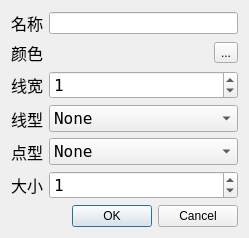
<?xml version="1.0" encoding="UTF-8"?>
<ui version="4.0">
 <class>SetCurve</class>
 <widget class="QDialog" name="SetCurve">
  <property name="geometry">
   <rect>
    <x>0</x>
    <y>0</y>
    <width>213</width>
    <height>207</height>
   </rect>
  </property>
  <property name="windowTitle">
   <string>Dialog</string>
  </property>
  <layout class="QGridLayout" name="gridLayout_2">
   <item row="0" column="0">
    <layout class="QGridLayout" name="gridLayout">
     <item row="0" column="0">
      <widget class="QLabel" name="label_6">
       <property name="font">
        <font>
         <family>DejaVu Sans Mono</family>
         <pointsize>12</pointsize>
        </font>
       </property>
       <property name="text">
        <string>名称</string>
       </property>
      </widget>
     </item>
     <item row="0" column="1">
      <widget class="QLineEdit" name="le_curveName"/>
     </item>
     <item row="1" column="0">
      <widget class="QLabel" name="label_3">
       <property name="font">
        <font>
         <family>DejaVu Sans Mono</family>
         <pointsize>12</pointsize>
        </font>
       </property>
       <property name="text">
        <string>颜色</string>
       </property>
      </widget>
     </item>
     <item row="1" column="1">
      <layout class="QHBoxLayout" name="horizontalLayout">
       <item>
        <widget class="QLabel" name="lb_color">
         <property name="font">
          <font>
           <family>DejaVu Sans Mono</family>
           <pointsize>12</pointsize>
          </font>
         </property>
         <property name="autoFillBackground">
          <bool>true</bool>
         </property>
         <property name="text">
          <string/>
         </property>
        </widget>
       </item>
       <item>
        <widget class="QToolButton" name="pb_setColor">
         <property name="text">
          <string>...</string>
         </property>
        </widget>
       </item>
      </layout>
     </item>
     <item row="2" column="0">
      <widget class="QLabel" name="label_5">
       <property name="font">
        <font>
         <family>DejaVu Sans Mono</family>
         <pointsize>12</pointsize>
        </font>
       </property>
       <property name="text">
        <string>线宽</string>
       </property>
      </widget>
     </item>
     <item row="2" column="1">
      <widget class="QSpinBox" name="spinBox_width">
       <property name="font">
        <font>
         <family>DejaVu Sans Mono</family>
         <pointsize>12</pointsize>
        </font>
       </property>
       <property name="value">
        <number>1</number>
       </property>
      </widget>
     </item>
     <item row="3" column="0">
      <widget class="QLabel" name="label_2">
       <property name="font">
        <font>
         <family>DejaVu Sans Mono</family>
         <pointsize>12</pointsize>
        </font>
       </property>
       <property name="text">
        <string>线型</string>
       </property>
      </widget>
     </item>
     <item row="3" column="1">
      <widget class="QComboBox" name="cbx_linestyle">
       <property name="font">
        <font>
         <family>DejaVu Sans Mono</family>
         <pointsize>12</pointsize>
        </font>
       </property>
       <item>
        <property name="text">
         <string>None</string>
        </property>
       </item>
       <item>
        <property name="text">
         <string>Line</string>
        </property>
       </item>
       <item>
        <property name="text">
         <string>StepLeft</string>
        </property>
       </item>
       <item>
        <property name="text">
         <string>StepRight</string>
        </property>
       </item>
       <item>
        <property name="text">
         <string>StepCenter</string>
        </property>
       </item>
       <item>
        <property name="text">
         <string>Impulse</string>
        </property>
       </item>
      </widget>
     </item>
     <item row="4" column="0">
      <widget class="QLabel" name="label_4">
       <property name="font">
        <font>
         <family>DejaVu Sans Mono</family>
         <pointsize>12</pointsize>
        </font>
       </property>
       <property name="text">
        <string>点型</string>
       </property>
      </widget>
     </item>
     <item row="4" column="1">
      <widget class="QComboBox" name="cbx_scatter">
       <property name="font">
        <font>
         <family>DejaVu Sans Mono</family>
         <pointsize>12</pointsize>
        </font>
       </property>
       <item>
        <property name="text">
         <string>None</string>
        </property>
       </item>
       <item>
        <property name="text">
         <string>Dot</string>
        </property>
       </item>
       <item>
        <property name="text">
         <string>Cross</string>
        </property>
       </item>
       <item>
        <property name="text">
         <string>Plus</string>
        </property>
       </item>
       <item>
        <property name="text">
         <string>Circle</string>
        </property>
       </item>
       <item>
        <property name="text">
         <string>Disc</string>
        </property>
       </item>
       <item>
        <property name="text">
         <string>Square</string>
        </property>
       </item>
       <item>
        <property name="text">
         <string>Diamond</string>
        </property>
       </item>
       <item>
        <property name="text">
         <string>Star</string>
        </property>
       </item>
       <item>
        <property name="text">
         <string>Triangle</string>
        </property>
       </item>
       <item>
        <property name="text">
         <string>TriangleInverted</string>
        </property>
       </item>
       <item>
        <property name="text">
         <string>CrossSquare</string>
        </property>
       </item>
       <item>
        <property name="text">
         <string>PlusSquare</string>
        </property>
       </item>
       <item>
        <property name="text">
         <string>CrossCircle</string>
        </property>
       </item>
       <item>
        <property name="text">
         <string>PlusCircle</string>
        </property>
       </item>
       <item>
        <property name="text">
         <string>Peace</string>
        </property>
       </item>
      </widget>
     </item>
     <item row="5" column="0">
      <widget class="QLabel" name="label_7">
       <property name="font">
        <font>
         <family>DejaVu Sans Mono</family>
         <pointsize>12</pointsize>
        </font>
       </property>
       <property name="text">
        <string>大小</string>
       </property>
      </widget>
     </item>
     <item row="5" column="1">
      <widget class="QSpinBox" name="spinBox_scatterSize">
       <property name="font">
        <font>
         <family>DejaVu Sans Mono</family>
         <pointsize>12</pointsize>
        </font>
       </property>
       <property name="value">
        <number>1</number>
       </property>
      </widget>
     </item>
    </layout>
   </item>
   <item row="1" column="0">
    <widget class="QDialogButtonBox" name="buttonBox">
     <property name="orientation">
      <enum>Qt::Horizontal</enum>
     </property>
     <property name="standardButtons">
      <set>QDialogButtonBox::Cancel|QDialogButtonBox::Ok</set>
     </property>
    </widget>
   </item>
  </layout>
 </widget>
 <resources/>
 <connections>
  <connection>
   <sender>buttonBox</sender>
   <signal>accepted()</signal>
   <receiver>SetCurve</receiver>
   <slot>accept()</slot>
   <hints>
    <hint type="sourcelabel">
     <x>248</x>
     <y>254</y>
    </hint>
    <hint type="destinationlabel">
     <x>157</x>
     <y>274</y>
    </hint>
   </hints>
  </connection>
  <connection>
   <sender>buttonBox</sender>
   <signal>rejected()</signal>
   <receiver>SetCurve</receiver>
   <slot>reject()</slot>
   <hints>
    <hint type="sourcelabel">
     <x>316</x>
     <y>260</y>
    </hint>
    <hint type="destinationlabel">
     <x>286</x>
     <y>274</y>
    </hint>
   </hints>
  </connection>
 </connections>
</ui>
